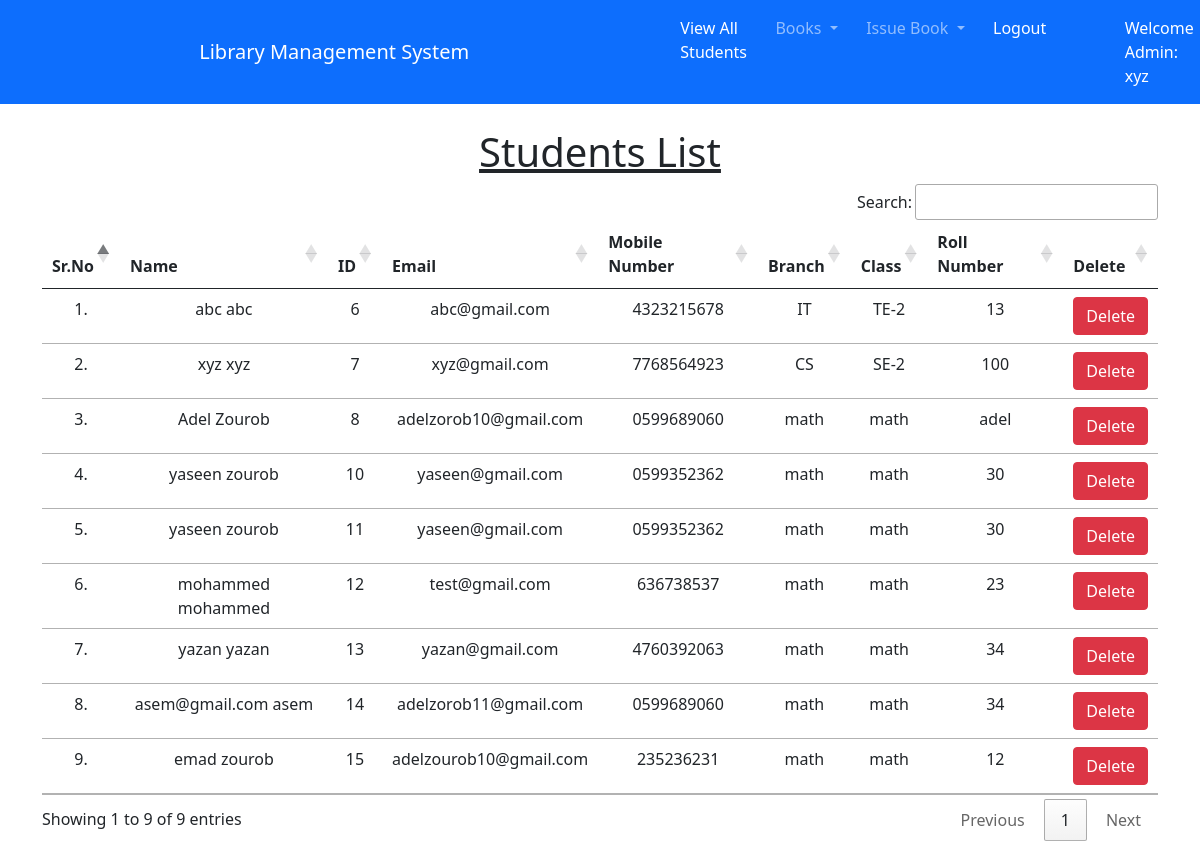
/view_students/ (signed in), run on the app's committed database.
### library/models.py (models this page shows, shortened)
class Student(models.Model):
    user = models.OneToOneField(User, on_delete=models.CASCADE)
    classroom = models.CharField(max_length=10)
    branch = models.CharField(max_length=10)
    roll_no = models.CharField(max_length=3, blank=True)
    phone = models.CharField(max_length=10, blank=True)
    image = models.ImageField(upload_to="", blank=True)

### library/views.py (the view)
# urls.py: path("view_students/", views.view_students, name="view_students"),
@login_required(login_url = '/admin_login')
def view_students(request):
    students = Student.objects.all()
    return render(request, "view_students.html", {'students':students})

### library/templates/view_students.html (shortened to what this page needs)
{% extends 'admin_navbar.html' %}
{% load static %}
{% block body %}
<div class="container mt-4">
    <h1 class="text-center"><u>Students List</u></h1>
    <table class="table table-hover" id="example">
        <thead>
            <tr class="text-center">
                <th>Sr.No</th>
                <th>Name</th>
                <th>ID</th>
                <th>Email</th>
                <th>Mobile Number</th>
                <th>Branch</th>
                <th>Class</th>
                <th>Roll Number</th>
                <th>Delete</th>
            </tr>
        </thead>
        <tbody>
            {% for student in students %}
            <tr class="text-center">
                <td>{{forloop.counter}}.</td>
                <td>{{student.user.get_full_name}}</td>
                <td>{{student.user.id}}</td>
                <td>{{student.user.email}}</td>
                <td>{{student.phone}}</td>
                <td>{{student.branch}}</td>
                <td>{{student.classroom}}</td>
                <td>{{student.roll_no}}</td>
                <td><a href="/delete_student/{{student.id}}/" class="btn btn-danger" onclick="return confirm('Are you sure you want to delete this student?')">Delete</a></td>
            </tr>
            {% endfor %}
        </tbody>
    </table>
    </div>
{% endblock %}

### library/templates/admin_navbar.html (shortened to what this page needs)
<!doctype html>
<html lang="en">
  <head>
    <link href="https://cdn.jsdelivr.net/npm/bootstrap@5.1.0/dist/css/bootstrap.min.css" rel="stylesheet">
    <link rel="stylesheet" href="https://cdn.datatables.net/1.10.25/css/jquery.dataTables.min.css">
    <link rel="stylesheet" href="https://cdn.datatables.net/buttons/1.7.1/css/buttons.dataTables.min.css">
  </head>
  <body>
    <nav class="navbar navbar-expand-lg navbar-dark bg-primary sticky-top">
        <div class="container-fluid">
          <a class="navbar-brand" href="#">Library Management System</a>
          <div class="collapse navbar-collapse" id="navbarSupportedContent">
            <ul class="navbar-nav me-auto mb-2 mb-lg-0">
              <li class="nav-item">
                <a class="nav-link active" aria-current="page" href="/view_students/">View All Students</a>
              </li>
              <li class="nav-item dropdown">
                <a class="nav-link dropdown-toggle" href="#" id="navbarDropdown" role="button" data-bs-toggle="dropdown" aria-expanded="false">
                  Books
                </a>
              </li>
              <li class="nav-item dropdown">
                <a class="nav-link dropdown-toggle" href="#" id="navbarDropdown" role="button" data-bs-toggle="dropdown" aria-expanded="false">
                  Issue Book
                </a>
              </li>
              <li class="nav-item">
                <a class="nav-link active" aria-current="page" href="/logout/">Logout</a>
              </li>
              <li class="nav-item">
                <a  class="nav-link active" href="#">Welcome Admin: {{request.user}}</a>
              </li>
            </ul>
          </div>
        </div>
      </nav>
      {% block body %}
      {% endblock %}
  </body>
</html>

### data on the page
Student: user.get_full_name "abc abc", user.id "6", user.email "abc@gmail.com", phone "4323215678", branch "IT", classroom "TE-2", roll_no "13"
Student: user.get_full_name "xyz xyz", user.id "7", user.email "xyz@gmail.com", phone "7768564923", branch "CS", classroom "SE-2", roll_no "100"
Student: user.get_full_name "Adel Zourob", user.id "8", user.email "adelzorob10@gmail.com", phone "0599689060", branch "math", classroom "math", roll_no "adel"
Student: user.get_full_name "yaseen zourob", user.id "10", user.email "yaseen@gmail.com", phone "0599352362", branch "math", classroom "math", roll_no "30"
Student: user.get_full_name "yaseen zourob", user.id "11", user.email "yaseen@gmail.com", phone "0599352362", branch "math", classroom "math", roll_no "30"
Student: user.get_full_name "mohammed mohammed", user.id "12", user.email "test@gmail.com", phone "636738537", branch "math", classroom "math", roll_no "23"
Student: user.get_full_name "yazan yazan", user.id "13", user.email "yazan@gmail.com", phone "4760392063", branch "math", classroom "math", roll_no "34"
Student: user.get_full_name "asem@gmail.com asem", user.id "14", user.email "adelzorob11@gmail.com", phone "0599689060", branch "math", classroom "math", roll_no "34"
Student: user.get_full_name "emad zourob", user.id "15", user.email "adelzourob10@gmail.com", phone "235236231", branch "math", classroom "math", roll_no "12"

### other printed values
{{ request.user }} "xyz"
